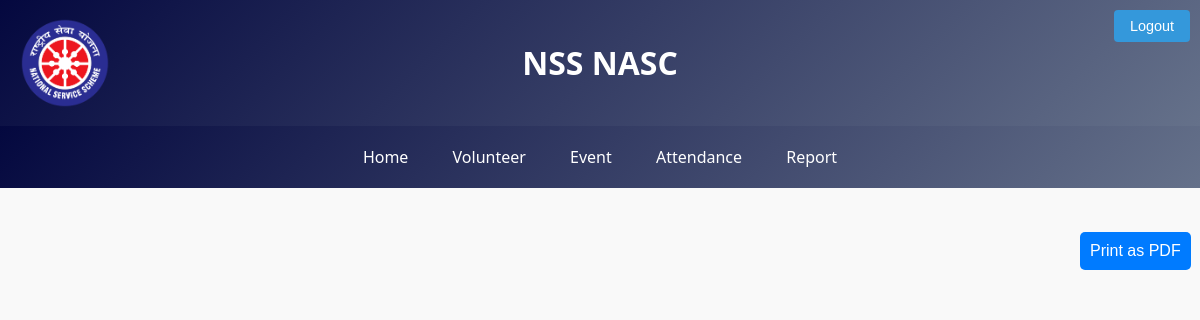
Before: /report_list_more/2/ (signed in) with the older database file.
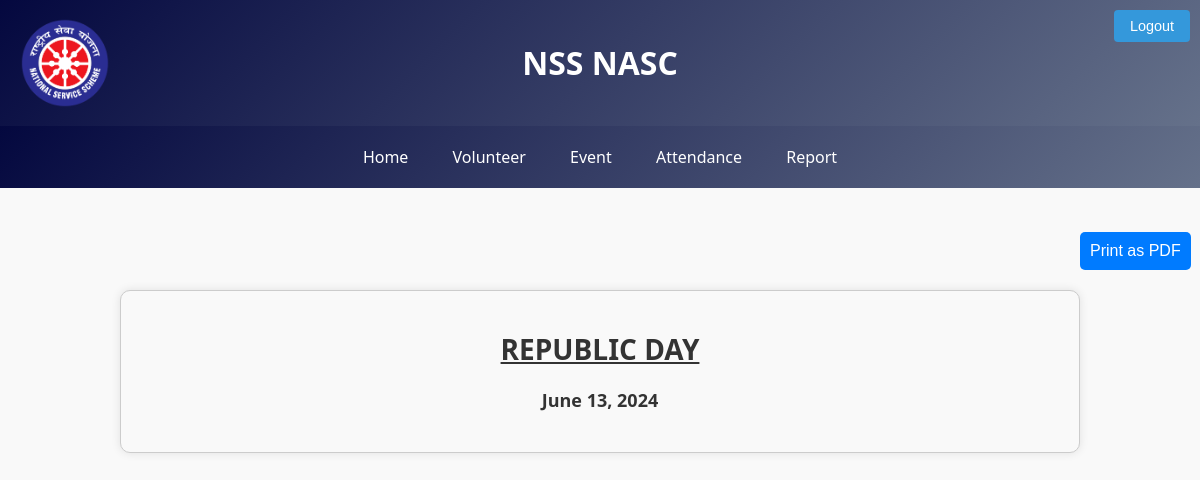
After: the same page with the newer database file.
### nss/models.py (models this page shows, shortened)
class Event(models.Model):
    event_id=models.AutoField(primary_key=True)
    event_name=models.CharField(max_length=60)
    date=models.DateField()

### nss/views.py (the view)
# urls.py: path('report_list_more/<int:pk>/',views.report_list_more,name='report_list_more'),
@login_required()
def report_list_more(request,pk):
    event={
        'eve':Event.objects.filter(event_id=pk)
    }
    pics={
        'pics':Event_Photos.objects.filter(event_id=pk)
    }
    desc={
        'desc':Event_details.objects.filter(event_id=pk)
    }
    return render(request,'nss/report_list_more.html',{**event,**pics,**desc})

### nss/context_processors.py (called while the page is built)
def group_processor(request):
    if request.user.is_authenticated:
        is_po_group = request.user.groups.filter(name='po').exists()
        is_vs_group = request.user.groups.filter(name='vs').exists()  # Adjust as needed
    else:
        is_po_group = False
        is_vs_group = False
    return {
        'is_po_group': is_po_group,
        'is_vs_group': is_vs_group,
    }

### nss/templates/nss/report_list_more.html (shortened to what this page needs)
{% extends 'nss/base.html' %}
{% load static %}
{% block content %}
<head>
    <link rel="stylesheet" href="{% static '/css/report_list_more.css'%}">
</head>
<div class="no-print">
    <button  class="buttons" onclick="printPdf()">Print as PDF</button>
</div>
<div class="print-content">
    {% for i in eve%}
    <div class="event-container">
        <h1 class="event-heading">{{i.event_name | upper }}</h1>
        <div class="event-date">{{i.date}}</div>
    {% endfor %}
</div>
{% endblock %}

Changed rows visible on the page:
added Event: event_name "REPUBLIC DAY", date "June 13, 2024"
